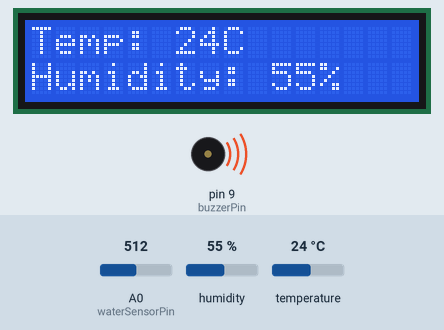
Simulated run of this sketch. Board: Arduino Uno, built with avr-gcc and run on an emulated ATmega328P. Parts: 16×2 character LCD, buzzer (waves = sounding, pin HIGH). The inputs (shaded band) are chosen by the test bench; at power-on: temperature 24 °C, humidity 55 %, A0 (waterSensorPin) = 512. The modem accepts every AT command (registered, SIM ready, sends succeed) and sends nothing else; what the sketch prints to the serial monitor is not drawn.

Above: at 5.1 s.
5.2 s: temperature set to 11 °C
At 6.9 s:
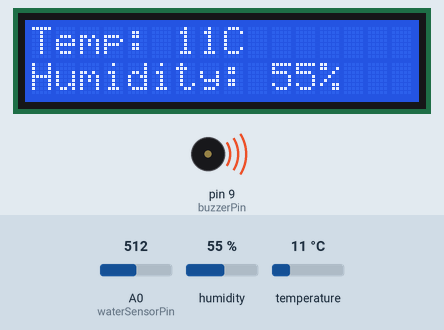
8.0 s: temperature set to 8 °C
At 8.9 s:
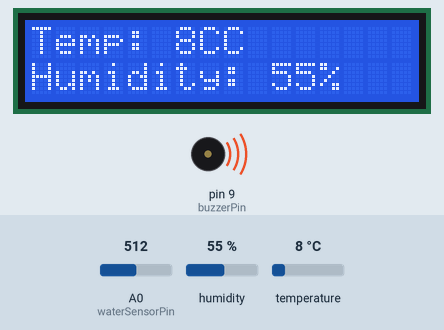
10.0 s: temperature set to 12 °C
At 18.1 s:
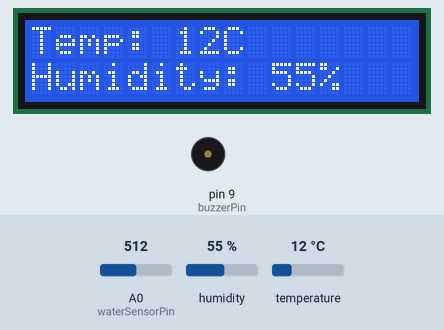
26.1 s: humidity set to 22 %
At 26.6 s:
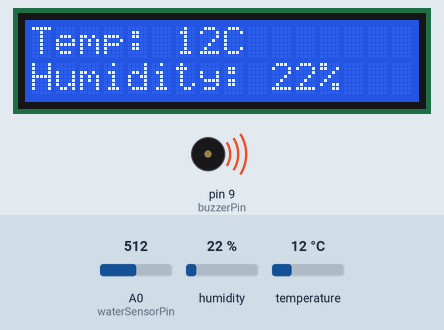
Timing chart, 0 to 29.1 s (numbered marks = the images above; inputs shaded):
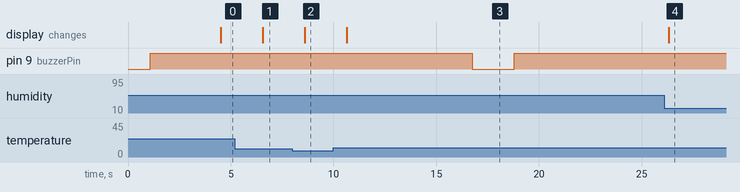

The sketch:

Flooduino.ino
```cpp
// Libraries
#include <SoftwareSerial.h>
#include <DHT.h>
#include <LiquidCrystal_I2C.h>
#include <Wire.h>

// Constants
const int waterSensorPin = A0; // Changed to A0 for the water level sensor
const int buzzerPin = 9;        // Changed to Digital Pin 9 for the buzzer
const int waterLevelThreshold = 10; // Water level threshold
bool waterDetected = false;
unsigned long buzzStartTime;  // To track when the buzzer started buzzing
const unsigned long buzzDuration = 15000; // 15 seconds in milliseconds

// GSM serial setup
SoftwareSerial mySerial(10, 11); // RX, TX

// LCD setup
LiquidCrystal_I2C lcd(0x27, 16, 2); // Set the LCD address to 0x27 for a 16x2 display

#define DHTPIN A3       // Pin connected to the DHT11 data pin
#define DHTTYPE DHT11   // DHT 11
DHT dht(DHTPIN, DHTTYPE); // Initialize DHT sensor

int h;  // Stores humidity value
int t;  // Stores temperature value

void setup() {
    Serial.begin(9600);
    mySerial.begin(9600);
    dht.begin();
    pinMode(waterSensorPin, INPUT);
    pinMode(buzzerPin, OUTPUT);

    lcd.init(); // Initialize the LCD
    lcd.backlight(); // Turn on the backlight

    Serial.println("System Initializing...");
    delay(1000);
}

void loop() {
    // Read humidity and temperature
    h = dht.readHumidity();    // Read humidity
    t = dht.readTemperature();  // Read temperature in Celsius

    // Check for DHT reading failure
    if (isnan(h) || isnan(t)) {
        return; // Skip sending if read failed
    }

    // Check humidity for SMS alert
    if (h > 84) { // Assuming 80% humidity indicates a condition to alert
        SendMessage("WARNINGG!!.. POSSIBLE RAINFALL HAS BEEN DETECTED!..");
    }

    // Water level detection
    int sensorValue = analogRead(waterSensorPin);
    if (sensorValue > waterLevelThreshold) {
        if (!waterDetected) {
            waterDetected = true; // Update state
            digitalWrite(buzzerPin, HIGH); // Turn on buzzer
            buzzStartTime = millis(); // Record the time when water is detected
            SendMessage("WARNING!!... FLUSHFLOOD DETECTED!!.. IN LUMANGOG RIVER");
        }
    } else {
        if (waterDetected) {
            waterDetected = false; // Update state
            digitalWrite(buzzerPin, LOW); // Turn off buzzer
        }
    }

    // Ensure buzzer stays on for 15 seconds if water is detected
    if (waterDetected) {
        if (millis() - buzzStartTime < buzzDuration) {
            digitalWrite(buzzerPin, HIGH); // Keep buzzer on
        } else {
            digitalWrite(buzzerPin, LOW); // Turn off buzzer after 15 seconds
            waterDetected = false; // Reset the water detected flag
        }
    }

    // Handle GSM commands from Serial Monitor
    if (Serial.available() > 0) {
        char command = Serial.read();
        switch (command) {
            case 's':
                SendMessage("WARNING!!.. FLUSHFLOOD DETECTED!!..IN LUMANGOG RIVER");
                break;
            case 'r':
                RecieveMessage();
                break;
            case 'c':
                CallNumber();
                break;
        }
    }

    // Read GSM responses
    if (mySerial.available()) {
        delay(1000); // Give it some time to read the response
        Serial.println(mySerial.readString());
    }

    // Display temperature and humidity on LCD
    lcd.setCursor(0, 0);
    lcd.print("Temp: ");
    lcd.print(t);
    lcd.print("C");

    lcd.setCursor(0, 1);
    lcd.print("Humidity: ");
    lcd.print(h);
    lcd.print("%");

    delay(2000); // Wait before the next loop
}

void SendMessage(String message) {
    mySerial.println("AT+CMGF=1"); // Set GSM Module to Text Mode
    Serial.println(readSerial());

    mySerial.println("AT+CMGS=\"+639859074220\""); // Mobile phone number to send message
    Serial.println(readSerial());

    mySerial.println(message);
    mySerial.write(26); // ASCII code for CTRL+Z to send the message
    Serial.println("Message Sent!");
    Serial.println(readSerial());
}

String readSerial() {
    delay(100);
    String response = "";
    while (mySerial.available()) {
        response += mySerial.readString();
    }
    return response;
}

void CallNumber() {
    mySerial.println("ATD+639603580096;"); // Mobile phone number to call
    Serial.println("Dialing...");
    Serial.println(readSerial());

    delay(20000); // Wait for 20 seconds (or adjust as needed)

    mySerial.println("ATH"); // Hang up the call
    delay(1000);
    Serial.println("Call Ended");
    Serial.println(readSerial());
}

void RecieveMessage() {
    Serial.println("Reading SMS...");
    mySerial.println("AT+CMGF=1"); // Set SMS mode to text
    Serial.println(readSerial());

    mySerial.println("AT+CNMI=1,2,0,0,0"); // Configure to receive SMS automatically
    Serial.println(readSerial());
}
```

Measured:
- the behaviour switches between 10 and 9 °C on temperature (found by bisection; images 1 and 2)
- after the input at 5.2 s, the display: changes after 1.4 s (image 1)
- after the input at 8.0 s, the display: changes after 0.60 s (image 2)
- after the input at 10.0 s, the display: changes after 0.64 s (image 3)
- after the input at 26.1 s, the display: changes after 0.22 s (image 4)
